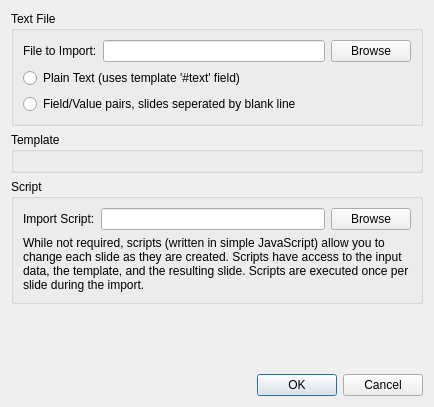
<?xml version="1.0" encoding="UTF-8"?>
<ui version="4.0">
 <class>TextImportDialog</class>
 <widget class="QDialog" name="TextImportDialog">
  <property name="geometry">
   <rect>
    <x>0</x>
    <y>0</y>
    <width>434</width>
    <height>407</height>
   </rect>
  </property>
  <property name="windowTitle">
   <string>Dialog</string>
  </property>
  <layout class="QVBoxLayout" name="verticalLayout_4">
   <item>
    <widget class="QGroupBox" name="groupBox_3">
     <property name="title">
      <string>Text File</string>
     </property>
     <layout class="QVBoxLayout" name="verticalLayout_3">
      <item>
       <layout class="QHBoxLayout" name="horizontalLayout_2">
        <item>
         <widget class="QLabel" name="label">
          <property name="text">
           <string>File to Import:</string>
          </property>
         </widget>
        </item>
        <item>
         <widget class="QLineEdit" name="filename"/>
        </item>
        <item>
         <widget class="QPushButton" name="browse">
          <property name="text">
           <string>Browse</string>
          </property>
         </widget>
        </item>
       </layout>
      </item>
      <item>
       <layout class="QVBoxLayout" name="verticalLayout_2">
        <item>
         <widget class="QRadioButton" name="fmtPlain">
          <property name="text">
           <string>Plain Text (uses template '#text' field)</string>
          </property>
         </widget>
        </item>
        <item>
         <widget class="QRadioButton" name="fmtFields">
          <property name="text">
           <string>Field/Value pairs, slides seperated by blank line</string>
          </property>
         </widget>
        </item>
       </layout>
      </item>
     </layout>
    </widget>
   </item>
   <item>
    <widget class="QGroupBox" name="templateBox">
     <property name="title">
      <string>Template</string>
     </property>
     <layout class="QHBoxLayout" name="horizontalLayout"/>
    </widget>
   </item>
   <item>
    <widget class="QGroupBox" name="groupBox">
     <property name="title">
      <string>Script</string>
     </property>
     <layout class="QVBoxLayout" name="verticalLayout">
      <item>
       <layout class="QHBoxLayout" name="horizontalLayout_3">
        <item>
         <widget class="QLabel" name="label_2">
          <property name="text">
           <string>Import Script:</string>
          </property>
         </widget>
        </item>
        <item>
         <widget class="QLineEdit" name="scriptFile"/>
        </item>
        <item>
         <widget class="QPushButton" name="scriptBrowse">
          <property name="text">
           <string>Browse</string>
          </property>
         </widget>
        </item>
       </layout>
      </item>
      <item>
       <widget class="QLabel" name="label_3">
        <property name="text">
         <string>While not required, scripts (written in simple JavaScript) allow you to change each slide as they are created. Scripts have access to the input data, the template, and the resulting slide. Scripts are executed once per slide during the import.</string>
        </property>
        <property name="wordWrap">
         <bool>true</bool>
        </property>
       </widget>
      </item>
     </layout>
    </widget>
   </item>
   <item>
    <spacer name="verticalSpacer">
     <property name="orientation">
      <enum>Qt::Vertical</enum>
     </property>
     <property name="sizeHint" stdset="0">
      <size>
       <width>20</width>
       <height>40</height>
      </size>
     </property>
    </spacer>
   </item>
   <item>
    <widget class="QDialogButtonBox" name="buttonBox">
     <property name="orientation">
      <enum>Qt::Horizontal</enum>
     </property>
     <property name="standardButtons">
      <set>QDialogButtonBox::Cancel|QDialogButtonBox::Ok</set>
     </property>
    </widget>
   </item>
  </layout>
 </widget>
 <resources/>
 <connections>
  <connection>
   <sender>buttonBox</sender>
   <signal>accepted()</signal>
   <receiver>TextImportDialog</receiver>
   <slot>accept()</slot>
   <hints>
    <hint type="sourcelabel">
     <x>257</x>
     <y>245</y>
    </hint>
    <hint type="destinationlabel">
     <x>157</x>
     <y>254</y>
    </hint>
   </hints>
  </connection>
  <connection>
   <sender>buttonBox</sender>
   <signal>rejected()</signal>
   <receiver>TextImportDialog</receiver>
   <slot>reject()</slot>
   <hints>
    <hint type="sourcelabel">
     <x>325</x>
     <y>245</y>
    </hint>
    <hint type="destinationlabel">
     <x>286</x>
     <y>254</y>
    </hint>
   </hints>
  </connection>
 </connections>
</ui>
